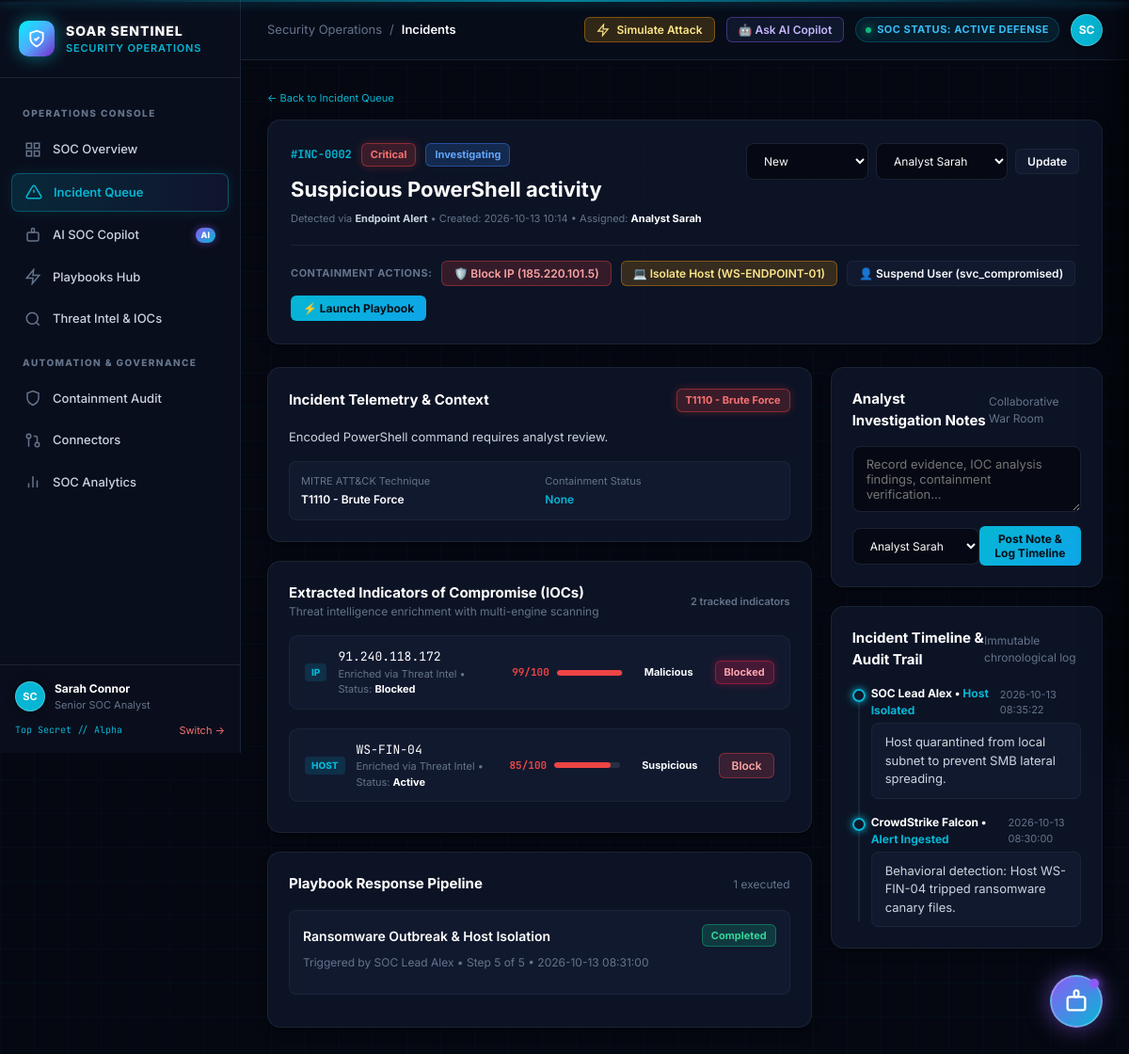
Screenshot of /incidents/2 with the database file from the repository.
### tables this page shows
CREATE TABLE incidents (
            id INTEGER PRIMARY KEY AUTOINCREMENT,
            title TEXT NOT NULL,
            severity TEXT NOT NULL DEFAULT 'Medium',
            source TEXT NOT NULL DEFAULT 'Manual',
            status TEXT NOT NULL DEFAULT 'Open',
            details TEXT DEFAULT '',
            created_at TEXT NOT NULL
        , assigned_to TEXT DEFAULT 'Analyst Sarah', mitre_technique TEXT DEFAULT 'T1110 - Brute Force', artifacts_json TEXT DEFAULT '[]', containment_status TEXT DEFAULT 'None', updated_at TEXT DEFAULT '');

CREATE TABLE iocs (
            id INTEGER PRIMARY KEY AUTOINCREMENT,
            incident_id INTEGER,
            ioc_type TEXT NOT NULL,
            value TEXT NOT NULL,
            reputation TEXT NOT NULL DEFAULT 'Unknown',
            threat_score INTEGER DEFAULT 50,
            enrichment_details TEXT DEFAULT '{}',
            status TEXT DEFAULT 'Active',
            created_at TEXT NOT NULL
        );

CREATE TABLE playbook_executions (
            id INTEGER PRIMARY KEY AUTOINCREMENT,
            playbook_id TEXT NOT NULL,
            incident_id INTEGER,
            playbook_name TEXT NOT NULL,
            status TEXT NOT NULL DEFAULT 'Completed',
            triggered_by TEXT DEFAULT 'Analyst',
            current_step INTEGER DEFAULT 1,
            total_steps INTEGER DEFAULT 4,
            logs_json TEXT DEFAULT '[]',
            started_at TEXT NOT NULL,
            completed_at TEXT DEFAULT ''
        );

CREATE TABLE incident_timeline (
            id INTEGER PRIMARY KEY AUTOINCREMENT,
            incident_id INTEGER NOT NULL,
            author TEXT NOT NULL,
            action_type TEXT NOT NULL,
            message TEXT NOT NULL,
            timestamp TEXT NOT NULL
        );

### app.py (the view)
@app.route("/incidents/<int:incident_id>")
def incident_detail(incident_id):
    with db() as conn:
        incident = conn.execute("SELECT * FROM incidents WHERE id=?", (incident_id,)).fetchone()
        if not incident:
            return redirect(url_for("incidents"))
        inc_dict = dict(incident)
        try:
            inc_dict["artifacts"] = json.loads(incident["artifacts_json"] or "[]")
        except:
            inc_dict["artifacts"] = []
        iocs = conn.execute("SELECT * FROM iocs WHERE incident_id=? ORDER BY id DESC", (incident_id,)).fetchall()
        timeline = conn.execute("SELECT * FROM incident_timeline WHERE incident_id=? ORDER BY id DESC", (incident_id,)).fetchall()
        actions = conn.execute("SELECT * FROM containment_actions WHERE incident_id=? ORDER BY id DESC", (incident_id,)).fetchall()
        executions = conn.execute("SELECT * FROM playbook_executions WHERE incident_id=? ORDER BY id DESC", (incident_id,)).fetchall()
        playbooks = conn.execute("SELECT * FROM playbooks ORDER BY name ASC").fetchall()
    return render_template("incident_detail.html",
                           incident=inc_dict,
                           iocs=iocs,
                           timeline=timeline,
                           actions=actions,
                           executions=executions,
                           playbooks=playbooks,
                           page="incidents")

### app.py (called while the page is built)
def db():
    conn = sqlite3.connect(DB_PATH)
    conn.row_factory = sqlite3.Row
    return conn

def get_current_user():
    user_email = session.get("user_email", "sarah@soar.corp")
    return USERS.get(user_email, USERS["sarah@soar.corp"])

@app.context_processor
def inject_user():
    return {"current_user": get_current_user()}

### templates/incident_detail.html (shortened to what this page needs)
{% extends "base.html" %}
{% block content %}
<section class="content">
  <div style="margin-bottom:14px;">
    <a href="{{ url_for('incidents') }}" class="tiny" style="color:var(--cyan); text-decoration:none; display:inline-flex; align-items:center; gap:6px;">
      &larr; Back to Incident Queue
    </a>
  </div>
  <div class="war-room-header">
    <div class="war-room-top">
      <div>
        <div style="display:flex; align-items:center; gap:10px; margin-bottom:8px;">
          <span style="font-family:var(--font-mono); font-size:12px; color:var(--cyan); font-weight:700;">#INC-{{ '%04d'|format(incident.id) }}</span>
          <span class="pill {{ incident.severity|lower }}">{{ incident.severity }}</span>
          <span class="pill {{ incident.status|lower|replace(' ', '-') }}">{{ incident.status }}</span>
        </div>
        <h1 style="font-size:22px; color:#fff; font-weight:700;">{{ incident.title }}</h1>
        <div class="tiny muted" style="margin-top:6px;">
          Detected via <b style="color:var(--text-dim)">{{ incident.source }}</b> &bull; Created: {{ incident.created_at }} &bull; Assigned: <b style="color:#fff;">{{ incident.assigned_to }}</b>
        </div>
      </div>
      <form method="post" action="{{ url_for('update_status', incident_id=incident.id) }}" style="display:flex; gap:8px; align-items:center;">
        <select name="status" style="width:130px; font-size:12px;">
          {% for s in ['New', 'In Progress', 'Containment', 'Resolved', 'Closed'] %}
          <option {{ 'selected' if s == incident.status else '' }}>{{ s }}</option>
          {% endfor %}
        </select>
        <select name="assigned_to" style="width:140px; font-size:12px;">
          {% for a in ['Analyst Sarah', 'SOC Lead Alex', 'Auto-Triage Bot'] %}
          <option {{ 'selected' if a == incident.assigned_to else '' }}>{{ a }}</option>
          {% endfor %}
        </select>
        <button class="btn secondary sm" type="submit">Update</button>
      </form>
    </div>
    <div class="action-bar">
      <span style="font-size:11px; font-weight:700; color:var(--text-muted); text-transform:uppercase; letter-spacing:0.5px;">Containment Actions:</span>
      {% set attacker_ip = None %}
      {% set target_host = None %}
      {% set target_user = None %}
      {% for art in incident.artifacts %}
        {% if art.type == 'IP' and not attacker_ip %}{% set attacker_ip = art.value %}{% endif %}
        {% if art.type in ['Host', 'Endpoint'] and not target_host %}{% set target_host = art.value %}{% endif %}
        {% if art.type == 'User' and not target_user %}{% set target_user = art.value %}{% endif %}
      {% endfor %}
      <form method="post" action="{{ url_for('execute_containment_action', incident_id=incident.id) }}">
        <button class="btn danger sm" type="submit" data-confirm="Push immediate DROP rule for {{ attacker_ip or '185.220.101.5' }} to Perimeter Firewall?">
          🛡️ Block IP ({{ attacker_ip or '185.220.101.5' }})
        </button>
      </form>
      <form method="post" action="{{ url_for('execute_containment_action', incident_id=incident.id) }}">
        <button class="btn warning sm" type="submit" data-confirm="Sever network connectivity for host {{ target_host or 'WS-ENDPOINT-01' }} via EDR agent?">
          💻 Isolate Host ({{ target_host or 'WS-ENDPOINT-01' }})
        </button>
      </form>
      <form method="post" action="{{ url_for('execute_containment_action', incident_id=incident.id) }}">
        <button class="btn secondary sm" type="submit" data-confirm="Lock credentials and revoke active sessions for user {{ target_user or 'svc_compromised' }}?">
          👤 Suspend User ({{ target_user or 'svc_compromised' }})
        </button>
      </form>
      <button class="btn primary sm" data-modal-open="playbookTriggerModal">
        ⚡ Launch Playbook
      </button>
    </div>
  </div>
  <div class="grid two-col">
    <div style="display:flex; flex-direction:column; gap:20px;">
      <div class="panel">
        <div class="panel-head">
          <h2>Incident Telemetry & Context</h2>
          <span class="pill {{ 'critical' if incident.severity=='Critical' else 'high' }}">{{ incident.mitre_technique }}</span>
        </div>
        <p style="color:var(--text-dim); line-height:1.6; font-size:13px; margin-bottom:16px;">
          {{ incident.details }}
        </p>
        <div style="display:grid; grid-template-columns: repeat(2, 1fr); gap:12px; background:var(--bg-card-alt); padding:12px; border-radius:8px; border:1px solid var(--border-subtle);">
          <div>
            <div class="tiny muted">MITRE ATT&CK Technique</div>
            <div style="font-weight:600; color:#fff; font-size:12px; margin-top:2px;">{{ incident.mitre_technique }}</div>
          </div>
          <div>
            <div class="tiny muted">Containment Status</div>
            <div style="font-weight:600; color:var(--cyan); font-size:12px; margin-top:2px;">{{ incident.containment_status }}</div>
          </div>
        </div>
      </div>
      <div class="panel">
        <div class="panel-head">
          <div>
            <h2>Extracted Indicators of Compromise (IOCs)</h2>
            <div class="sub">Threat intelligence enrichment with multi-engine scanning</div>
          </div>
          <span class="tiny" style="color:var(--text-muted); font-weight:600;">{{ iocs|length }} tracked indicators</span>
        </div>
        <div style="display:flex; flex-direction:column; gap:10px;">
          {% for ioc in iocs %}
          <div class="ioc-card">
            <div class="ioc-left">
              <span class="ioc-type-badge">{{ ioc.ioc_type }}</span>
              <div>
                <div class="ioc-value">{{ ioc.value }}</div>
                <div class="tiny muted">
                  Enriched via Threat Intel &bull; Status: <b style="color:#fff;">{{ ioc.status }}</b>
                </div>
              </div>
            </div>
            <div style="display:flex; align-items:center; gap:14px;">
              <div class="threat-meter">
                <span style="font-weight:700; color:{{ '#ef4444' if ioc.threat_score >= 75 else ('#f59e0b' if ioc.threat_score >= 50 else '#10b981') }}; font-family:var(--font-mono);">
                  {{ ioc.threat_score }}/100
                </span>
                <div class="meter-bar">
                  <div class="meter-fill" style="width:{{ ioc.threat_score }}%; background:{{ '#ef4444' if ioc.threat_score >= 75 else ('#f59e0b' if ioc.threat_score >= 50 else '#10b981') }};"></div>
                </div>
              </div>
              <span class="pill {{ ioc.reputation|lower }}">{{ ioc.reputation }}</span>
              {% if ioc.status != 'Blocked' %}
              <form method="post" action="{{ url_for('execute_containment_action', incident_id=incident.id) }}">
                <button class="btn danger sm" type="submit" data-confirm="Blacklist {{ ioc.value }} across perimeter blocklists?">
                  Block
                </button>
              </form>
              {% else %}
              <span class="pill blocked">Blocked</span>
              {% endif %}
            </div>
          </div>
          {% else %}
          <div class="tiny muted" style="text-align:center; padding:20px;">No IOCs recorded for this incident.</div>
          {% endfor %}
        </div>
      </div>
      <div class="panel">
        <div class="panel-head">
          <h2>Playbook Response Pipeline</h2>
          <span class="sub">{{ executions|length }} executed</span>
        </div>
        {% for ex in executions %}
        <div style="background:var(--bg-card-alt); border:1px solid var(--border-subtle); border-radius:8px; padding:14px; margin-bottom:12px;">
          <div style="display:flex; justify-content:space-between; align-items:center; margin-bottom:8px;">
            <span style="font-weight:600; color:#fff;">{{ ex.playbook_name }}</span>
            <span class="pill {{ 'warning' if ex.status=='Awaiting Approval' else ('low' if ex.status=='Completed' else 'high') }}">
              {{ ex.status }}
            </span>
          </div>
          <div style="font-size:12px; color:var(--text-muted); margin-bottom:10px;">
            Triggered by {{ ex.triggered_by }} &bull; Step {{ ex.current_step }} of {{ ex.total_steps }} &bull; {{ ex.started_at }}
          </div>
        </div>
        {% else %}
        <div class="tiny muted" style="padding:15px; text-align:center;">
          No response playbooks have been triggered for this incident yet.
        </div>
        {% endfor %}
      </div>
    </div>
    <div style="display:flex; flex-direction:column; gap:20px;">
      <div class="panel">
        <div class="panel-head">
          <h2>Analyst Investigation Notes</h2>
          <span class="sub">Collaborative War Room</span>
        </div>
        <form method="post" action="{{ url_for('add_incident_note', incident_id=incident.id) }}">
          <div style="margin-bottom:10px;">
            <textarea name="note" required rows="3" placeholder="Record evidence, IOC analysis findings, containment verification..."></textarea>
          </div>
          <div style="display:flex; justify-content:space-between; align-items:center;">
            <select name="author" style="width:160px; font-size:12px;">
              <option>Analyst Sarah</option>
            </select>
            <button class="btn primary sm" type="submit">Post Note & Log Timeline</button>
          </div>
        </form>
      </div>
      <div class="panel">
        <div class="panel-head">
          <h2>Incident Timeline & Audit Trail</h2>
          <span class="sub">Immutable chronological log</span>
        </div>
        <div class="timeline">
          {% for tl in timeline %}
          <div class="timeline-item">
            <div class="timeline-dot"></div>
            <div class="timeline-header">
              <span class="timeline-author">{{ tl.author }} &bull; <span style="color:var(--cyan);">{{ tl.action_type }}</span></span>
              <span class="timeline-time">{{ tl.timestamp }}</span>
            </div>
            <div class="timeline-msg">
              {{ tl.message }}
            </div>
          </div>
          {% else %}
          <div class="tiny muted" style="padding:15px; text-align:center;">No timeline logs recorded yet.</div>
          {% endfor %}
        </div>
      </div>
    </div>
  </div>
</section>
{% endblock %}

### rows the page displays
incidents: id "0002", severity "Critical", status "Investigating", title "Suspicious PowerShell activity", source "Endpoint Alert", created_at "2026-10-13 10:14", assigned_to "Analyst Sarah", mitre_technique "T1110 - Brute Force", details "Encoded PowerShell command requires analyst review.", containment_status "None"
iocs: ioc_type "IP", value "91.240.118.172", status "Blocked", threat_score "99", reputation "Malicious"
iocs: ioc_type "HOST", value "WS-FIN-04", status "Active", threat_score "85", reputation "Suspicious"
playbook_executions: playbook_name "Ransomware Outbreak & Host Isolation", status "Completed", triggered_by "SOC Lead Alex", current_step "5", total_steps "5", started_at "2026-10-13 08:31:00"
incident_timeline: author "SOC Lead Alex", action_type "Host Isolated", timestamp "2026-10-13 08:35:22", message "Host quarantined from local subnet to prevent SMB lateral spreading."
incident_timeline: author "CrowdStrike Falcon", action_type "Alert Ingested", timestamp "2026-10-13 08:30:00", message "Behavioral detection: Host WS-FIN-04 tripped ransomware canary files."

### other values shown
{{ current_user.avatar }} "SC"
{{ current_user.name }} "Sarah Connor"
{{ current_user.role }} "Senior SOC Analyst"
{{ current_user.clearance }} "Top Secret // Alpha"
{{ page|replace('_', ' ')|capitalize }} "Incidents"
{{ attacker_ip or '185.220.101.5' }} "185.220.101.5"
{{ target_host or 'WS-ENDPOINT-01' }} "WS-ENDPOINT-01"
{{ target_user or 'svc_compromised' }} "svc_compromised"
{{ iocs|length }} "2"
{{ executions|length }} "1"
form field status "New"
form field assigned_to "Analyst Sarah"
